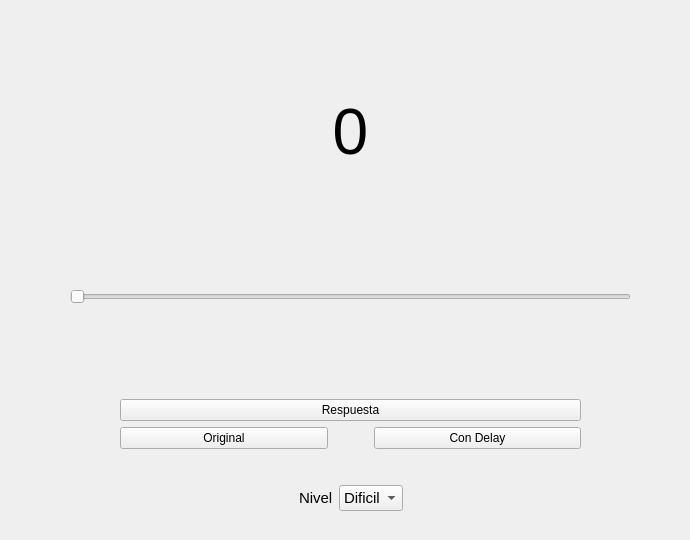
      <widget class="QWidget" name="delay_wg">
       <widget class="QWidget" name="verticalLayoutWidget">
        <property name="geometry">
         <rect>
          <x>20</x>
          <y>30</y>
          <width>661</width>
          <height>501</height>
         </rect>
        </property>
        <layout class="QVBoxLayout" name="verticalLayout_13">
         <item>
          <spacer name="verticalSpacer_26">
           <property name="orientation">
            <enum>Qt::Vertical</enum>
           </property>
           <property name="sizeHint" stdset="0">
            <size>
             <width>20</width>
             <height>40</height>
            </size>
           </property>
          </spacer>
         </item>
         <item>
          <widget class="QLabel" name="delay_label">
           <property name="sizePolicy">
            <sizepolicy hsizetype="Preferred" vsizetype="Preferred">
             <horstretch>0</horstretch>
             <verstretch>0</verstretch>
            </sizepolicy>
           </property>
           <property name="font">
            <font>
             <pointsize>48</pointsize>
            </font>
           </property>
           <property name="text">
            <string>0</string>
           </property>
           <property name="alignment">
            <set>Qt::AlignCenter</set>
           </property>
          </widget>
         </item>
         <item>
          <spacer name="verticalSpacer_27">
           <property name="orientation">
            <enum>Qt::Vertical</enum>
           </property>
           <property name="sizeHint" stdset="0">
            <size>
             <width>20</width>
             <height>40</height>
            </size>
           </property>
          </spacer>
         </item>
         <item>
          <widget class="QLabel" name="correcta_delay">
           <property name="font">
            <font>
             <pointsize>13</pointsize>
            </font>
           </property>
           <property name="text">
            <string/>
           </property>
           <property name="alignment">
            <set>Qt::AlignCenter</set>
           </property>
          </widget>
         </item>
         <item>
          <layout class="QHBoxLayout" name="horizontalLayout_21">
           <item>
            <spacer name="horizontalSpacer_42">
             <property name="orientation">
              <enum>Qt::Horizontal</enum>
             </property>
             <property name="sizeType">
              <enum>QSizePolicy::Fixed</enum>
             </property>
             <property name="sizeHint" stdset="0">
              <size>
               <width>50</width>
               <height>20</height>
              </size>
             </property>
            </spacer>
           </item>
           <item>
            <widget class="QSlider" name="slider_delay">
             <property name="minimumSize">
              <size>
               <width>0</width>
               <height>60</height>
              </size>
             </property>
             <property name="minimum">
              <number>0</number>
             </property>
             <property name="maximum">
              <number>200</number>
             </property>
             <property name="orientation">
              <enum>Qt::Horizontal</enum>
             </property>
            </widget>
           </item>
           <item>
            <spacer name="horizontalSpacer_43">
             <property name="orientation">
              <enum>Qt::Horizontal</enum>
             </property>
             <property name="sizeType">
              <enum>QSizePolicy::Fixed</enum>
             </property>
             <property name="sizeHint" stdset="0">
              <size>
               <width>50</width>
               <height>20</height>
              </size>
             </property>
            </spacer>
           </item>
          </layout>
         </item>
         <item>
          <spacer name="verticalSpacer_28">
           <property name="orientation">
            <enum>Qt::Vertical</enum>
           </property>
           <property name="sizeHint" stdset="0">
            <size>
             <width>20</width>
             <height>40</height>
            </size>
           </property>
          </spacer>
         </item>
         <item>
          <layout class="QHBoxLayout" name="horizontalLayout_16">
           <item>
            <spacer name="horizontalSpacer_38">
             <property name="orientation">
              <enum>Qt::Horizontal</enum>
             </property>
             <property name="sizeType">
              <enum>QSizePolicy::Fixed</enum>
             </property>
             <property name="sizeHint" stdset="0">
              <size>
               <width>100</width>
               <height>20</height>
              </size>
             </property>
            </spacer>
           </item>
           <item>
            <widget class="QPushButton" name="respuesta_bt_delay">
             <property name="text">
              <string>Respuesta</string>
             </property>
            </widget>
           </item>
           <item>
            <spacer name="horizontalSpacer_39">
             <property name="orientation">
              <enum>Qt::Horizontal</enum>
             </property>
             <property name="sizeType">
              <enum>QSizePolicy::Fixed</enum>
             </property>
             <property name="sizeHint" stdset="0">
              <size>
               <width>100</width>
               <height>20</height>
              </size>
             </property>
            </spacer>
           </item>
          </layout>
         </item>
         <item>
          <layout class="QHBoxLayout" name="horizontalLayout_8" stretch="0,1,0,1,0">
           <item>
            <spacer name="horizontalSpacer_36">
             <property name="orientation">
              <enum>Qt::Horizontal</enum>
             </property>
             <property name="sizeHint" stdset="0">
              <size>
               <width>100</width>
               <height>20</height>
              </size>
             </property>
            </spacer>
           </item>
           <item>
            <widget class="QPushButton" name="original_bt_delay">
             <property name="sizePolicy">
              <sizepolicy hsizetype="Minimum" vsizetype="Preferred">
               <horstretch>0</horstretch>
               <verstretch>0</verstretch>
              </sizepolicy>
             </property>
             <property name="text">
              <string>Original</string>
             </property>
            </widget>
           </item>
           <item>
            <spacer name="horizontalSpacer_8">
             <property name="orientation">
              <enum>Qt::Horizontal</enum>
             </property>
             <property name="sizeHint" stdset="0">
              <size>
               <width>40</width>
               <height>20</height>
              </size>
             </property>
            </spacer>
           </item>
           <item>
            <widget class="QPushButton" name="delayed_bt">
             <property name="sizePolicy">
              <sizepolicy hsizetype="Minimum" vsizetype="Preferred">
               <horstretch>0</horstretch>
               <verstretch>0</verstretch>
              </sizepolicy>
             </property>
             <property name="text">
              <string>Con Delay</string>
             </property>
            </widget>
           </item>
           <item>
            <spacer name="horizontalSpacer_37">
             <property name="orientation">
              <enum>Qt::Horizontal</enum>
             </property>
             <property name="sizeHint" stdset="0">
              <size>
               <width>100</width>
               <height>20</height>
              </size>
             </property>
            </spacer>
           </item>
          </layout>
         </item>
         <item>
          <spacer name="verticalSpacer_25">
           <property name="orientation">
            <enum>Qt::Vertical</enum>
           </property>
           <property name="sizeType">
            <enum>QSizePolicy::Fixed</enum>
           </property>
           <property name="sizeHint" stdset="0">
            <size>
             <width>10</width>
             <height>30</height>
            </size>
           </property>
          </spacer>
         </item>
         <item>
          <layout class="QHBoxLayout" name="horizontalLayout_20">
           <item>
            <spacer name="horizontalSpacer_40">
             <property name="orientation">
              <enum>Qt::Horizontal</enum>
             </property>
             <property name="sizeType">
              <enum>QSizePolicy::Expanding</enum>
             </property>
             <property name="sizeHint" stdset="0">
              <size>
               <width>170</width>
               <height>20</height>
              </size>
             </property>
            </spacer>
           </item>
           <item>
            <widget class="QLabel" name="label_7">
             <property name="font">
              <font>
               <pointsize>11</pointsize>
              </font>
             </property>
             <property name="text">
              <string>Nivel</string>
             </property>
            </widget>
           </item>
           <item>
            <widget class="QComboBox" name="nivel_delay_dificil">
             <property name="font">
              <font>
               <pointsize>11</pointsize>
              </font>
             </property>
             <item>
              <property name="text">
               <string>Dificil</string>
              </property>
             </item>
             <item>
              <property name="text">
               <string>Fácil</string>
              </property>
             </item>
            </widget>
           </item>
           <item>
            <spacer name="horizontalSpacer_41">
             <property name="orientation">
              <enum>Qt::Horizontal</enum>
             </property>
             <property name="sizeHint" stdset="0">
              <size>
               <width>40</width>
               <height>20</height>
              </size>
             </property>
            </spacer>
           </item>
          </layout>
         </item>
         <item>
          <layout class="QHBoxLayout" name="horizontalLayout_12">
           <item>
            <spacer name="horizontalSpacer_35">
             <property name="orientation">
              <enum>Qt::Horizontal</enum>
             </property>
             <property name="sizeType">
              <enum>QSizePolicy::Expanding</enum>
             </property>
             <property name="sizeHint" stdset="0">
              <size>
               <width>200</width>
               <height>20</height>
              </size>
             </property>
            </spacer>
           </item>
           <item>
            <spacer name="horizontalSpacer_34">
             <property name="orientation">
              <enum>Qt::Horizontal</enum>
             </property>
             <property name="sizeHint" stdset="0">
              <size>
               <width>40</width>
               <height>20</height>
              </size>
             </property>
            </spacer>
           </item>
          </layout>
         </item>
        </layout>
       </widget>
      </widget>
